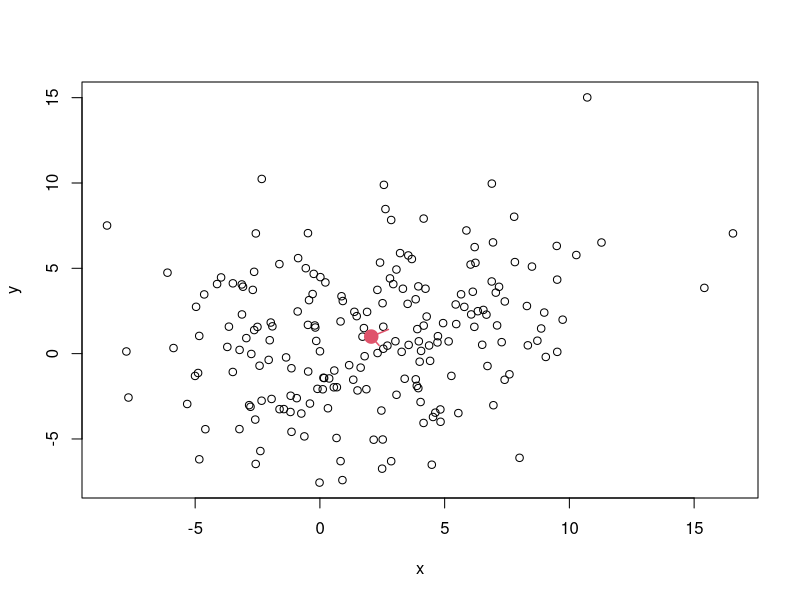
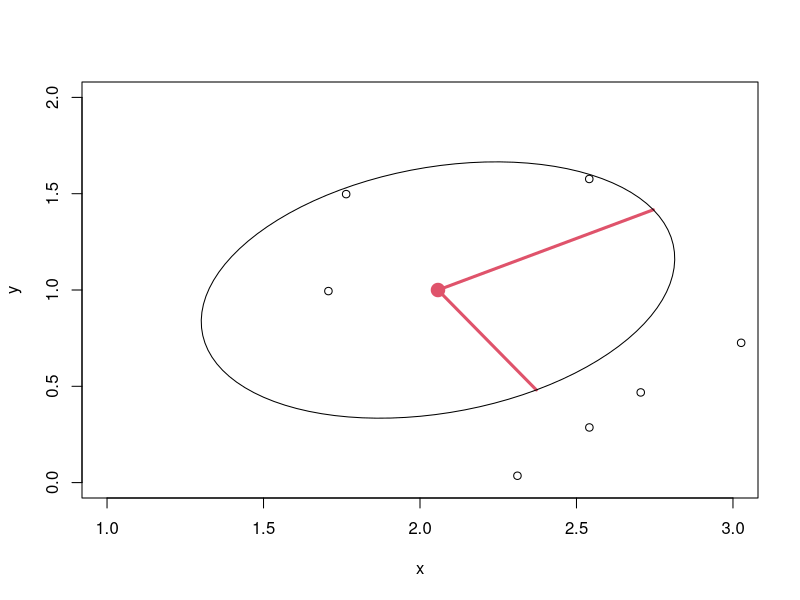

Source code (R) for these figures, in order: (Note: this script raises an error after producing the figures.)
###Confidence Region and Hyp Test for class Example

data = read.csv("example.csv",h=T)


attach(data)
plot(x,y,xlim=c(min(x),max(x)),ylim=c(min(y),max(y)))

n = length(x)
p=2

x.bar = mean(x)
y.bar = mean(y)

#set up vectors and matrices for x.bar.vec, mu0.vec and sigma.xbar.mat

x.bar.vec = matrix(c(x.bar,y.bar),ncol=1)
mu0.vec = matrix(c(1.5,1.5),ncol=1)
S.x.bar = matrix(var(data),ncol=2)/n
T2 = t(x.bar.vec-mu0.vec)%*%solve(S.x.bar)%*%(x.bar.vec-mu0.vec)
pval = 1-pchisq(T2,2)


#Plotting Challenge

points(x.bar,y.bar,pch=19,cex=1.8,col=2)

eig = eigen(S.x.bar)

lam1 = eig$'values'[1]
lam2 = eig$'values'[2]

v1 = eig$vectors[,1]
v2 = eig$vectors[,2]
#I don't like that R put my first eigen vector in the third quadrant, so I'm moving it
#to the first quadrant with the abs().
v1 = abs(v1)

#dist = (p*(n-1)/(n-p))*qf(.95,p,n-p)
dist = qchisq(.95,p)

a1 = v1*sqrt(lam1)*sqrt(dist)
a2 = v2*sqrt(lam2)*sqrt(dist)


lines(c(x.bar,x.bar+a1[1]),c(y.bar,y.bar+a1[2]),lwd=1.5,col=2)
lines(c(x.bar,x.bar+a2[1]),c(y.bar,y.bar+a2[2]),lwd=1.5,col=2)

#Hmm...maybe we need to zoom in on our plot
plot(x,y,xlim=c(1,3),ylim=c(0,2))
points(x.bar,y.bar,pch=19,cex=1.8,col=2)

lines(c(x.bar,x.bar+a1[1]),c(y.bar,y.bar+a1[2]),lwd=3,col=2)
lines(c(x.bar,x.bar+a2[1]),c(y.bar,y.bar+a2[2]),lwd=3,col=2)


####Really fun little package if you want for drawing ellipses

library(plotrix)

#####Find theta to rotate ellipse.

d1 = sqrt(sum(a1*a1))
d2 = sqrt(sum(a2*a2))
theta = acos(v1[1])



draw.ellipse(x=x.bar.vec[1],y=x.bar.vec[2],a=d1,b=d2,angle=theta,deg=F)
lines(x.bar+new.x,y.bar+new.y,col=2,lwd=.5,lty=2)
